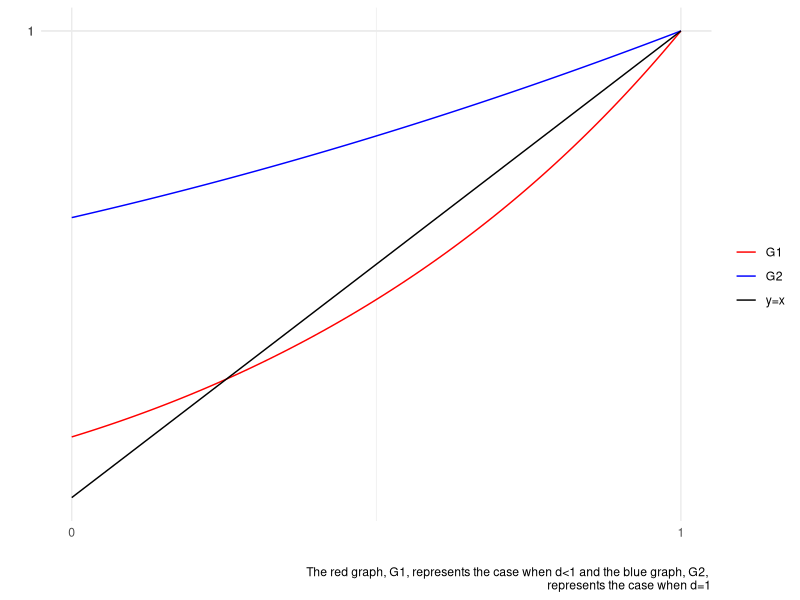

The R script that drew this image:
## ---- chunk 1
library(ggplot2)
x <- seq(0, 1, 0.01)
f1 <- function(x){0.13+(0.4*x)+(0.32*x^2)+(0.1*x^3)+(0.01*x^4)+(0.04*x^5)}
f2 <- function(x){0.6+(0.3*x)+(0.1*x^2)}
f3 <- function(x){x}

y1 <- sapply(x, f1)
y2 <- sapply(x, f2)
y3 <- sapply(x, f3)

df <- data.frame(x, y1, y2, y3)

pl <- ggplot(df, aes(x = x)) +
  geom_line(aes(y = y1, colour = "G1")) +
  geom_line(aes(y = y2, colour = "G2")) +
  geom_line(aes(y = y3, colour = "y=x")) +
  scale_x_continuous(name = "", breaks = c(0,1)) +
  scale_y_continuous(name = "", breaks = c(1,1)) +
  scale_colour_manual("",
                      breaks = c("G1", "G2", "y=x"),
                      values = c("red", "blue", "black")) +
  labs(caption = "The red graph, G1, represents the case when d<1 and the blue graph, G2, 
       represents the case when d=1") +
  theme_minimal()
plot(pl)
